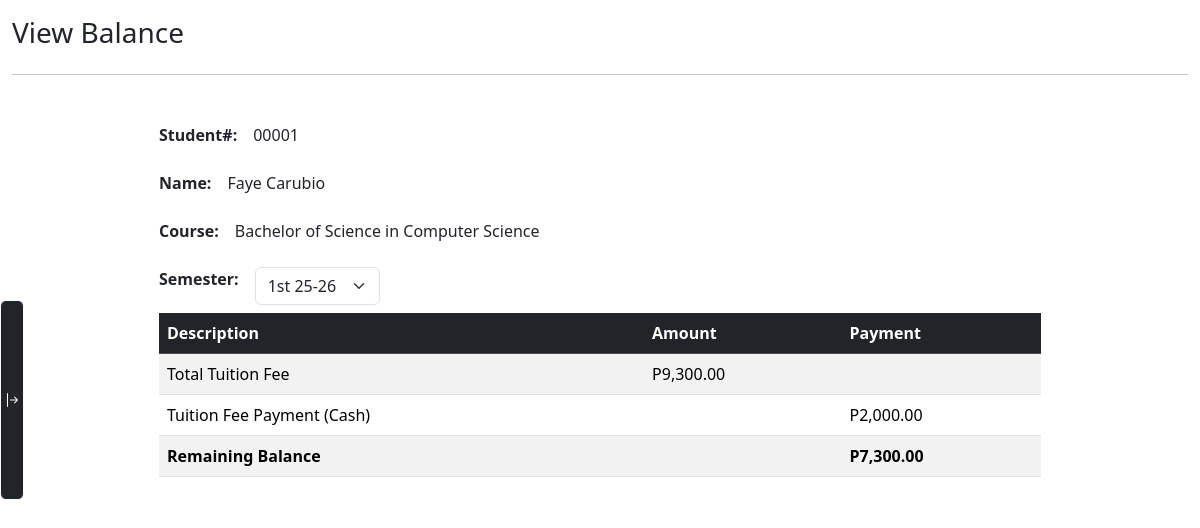
Screenshot of /student/ledger.php (signed in) with the database file from the repository.
### tables this page shows
CREATE TABLE `students` (
  `student_id` int(11) NOT NULL,
  `student_no` varchar(10) DEFAULT NULL,
  `name` varchar(50) DEFAULT NULL,
  `gender` varchar(10) DEFAULT NULL,
  `course_id` int(11) DEFAULT NULL
);

CREATE TABLE `courses` (
  `course_id` int(11) NOT NULL,
  `code` varchar(20) DEFAULT NULL,
  `name` varchar(100) NOT NULL
);

### student/ledger.php (the view, shortened to what this page needs)
<?php
require("../conn.php");
$student_no = $_SESSION['user_name'];
$semester_id = isset($_POST['semester_id']) ? (int)$_POST['semester_id'] : 1;
$student_info = $conn->query("
    SELECT s.student_id AS id, s.student_no AS student_no, s.name, c.name AS course, c.code
    FROM students s
    JOIN courses c ON c.course_id = s.course_id
    WHERE s.student_no = '$student_no'
")->fetch_assoc();
$collection = $conn->query("SELECT *
    FROM collections c
    JOIN students stud ON c.student_id = stud.student_id
    JOIN semesters sem ON c.semester_id = sem.semester_id
    WHERE stud.student_no = $student_no
    AND c.semester_id = $semester_id
");
$subjects = $conn->query("SELECT
    sub.unit AS unit,
    sub.price_unit AS price
    FROM student_subjects ss
    JOIN semesters sem ON ss.semester_id=sem.semester_id
    JOIN subjects sub ON ss.subject_id=sub.subject_id
    JOIN students s ON ss.student_id=s.student_id
    JOIN teachers t ON t.id = sub.teacher_id
    JOIN rooms r ON r.id = sub.room_id
    WHERE s.student_no = $student_no
    AND ss.semester_id=$semester_id
    ");
?>
<!DOCTYPE html>
<html lang="en">
<?php require("../components/head.php"); ?>
<body>
    <div class="container-fluid">
        <div class="row flex-nowrap">
            <?php require("../components/sidebar.php"); ?>
            <div class="col py-3 d-flex flex-column ">
                <div class="d-flex w-100">
                    <h3>View Balance</h3>
                </div>
                <hr>
                <div class="m-4 w-75 align-self-center">
                    <div class="d-flex gap-3 my-2"><b>Student#:</b> <p><?= htmlspecialchars($student_info['student_no']) ?></p></div>
                    <div class="d-flex gap-3 my-2"><b>Name:</b> <p><?= htmlspecialchars($student_info['name']) ?></p></div>
                    <div class="d-flex gap-3 my-2"><b>Course:</b> <p><?= htmlspecialchars($student_info['course']) ?></p></div>
                    <div class="d-flex gap-3 my-2">
                        <b>Semester:</b>
                        <form action="ledger.php" method="POST" id="semester_form">
                            <select autofocus name="semester_id" class="form-select" id="semester_select" onchange="this.form.submit()">
                                <?php
                                $semesters = $conn->query("
                                    SELECT sem.semester_id, sem.code
                                    FROM semesters sem
                                    RIGHT JOIN student_subjects ss ON ss.semester_id = sem.semester_id
                                    JOIN students s ON ss.student_id = s.student_id
                                    WHERE s.student_no = '$student_no'
                                    GROUP BY sem.code
                                ");
                                while ($sem = $semesters->fetch_assoc()):
                                ?>
                                    <option value="<?= $sem['semester_id'] ?>" <?= $semester_id == $sem['semester_id'] ? 'selected' : '' ?>>
                                        <?= htmlspecialchars($sem['code']) ?>
                                    </option>
                                <?php endwhile; ?>
                            </select>
                        </form>
                    </div>
                    <?php
                    $total_fee = 0;
                    while ($row = $subjects->fetch_assoc()) {
                        $price_unit = $row['unit'] * $row['price'];
                        $total_fee += $price_unit;
                    }
                    $total_payment = 0;
                    $payment_rows = [];
                    while ($row = $collection->fetch_assoc()) {
                        if ($row["cash"] > 0) {
                            $payment = $row["cash"];
                            $desc = "Tuition Fee Payment (Cash)";
                        } else {
                            $payment = $row["gcash"];
                            $desc = "Tuition Fee Payment (G-cash)";
                        }
                        $total_payment += $payment;
                        $payment_rows[] = ['description' => $desc, 'amount' => "", 'payment' => "P" . number_format($payment, 2)];
                    }
                    $remaining_fee = $total_fee - $total_payment;
                    ?>
                    <table class="table table-striped table-hover mt-2">
                        <thead class="table-dark">
                            <tr>
                                <th>Description</th>
                                <th>Amount</th>
                                <th>Payment</th>
                            </tr>
                        </thead>
                        <tbody>
                            <tr>
                                <td>Total Tuition Fee</td>
                                <td>P<?= number_format($total_fee, 2) ?></td>
                                <td></td>
                            </tr>
                            <?php foreach ($payment_rows as $p): ?>
                            <tr>
                                <td><?= htmlspecialchars($p['description']) ?></td>
                                <td><?= $p['amount'] ?></td>
                                <td><?= $p['payment'] ?></td>
                            </tr>
                            <?php endforeach; ?>
                            <tr class="fw-bold">
                                <td>Remaining Balance</td>
                                <td></td>
                                <td>P<?= number_format($remaining_fee, 2) ?></td>
                            </tr>
                        </tbody>
                    </table>
                </div>
            </div>
        </div>
    </div>
</body>
</html>

### rows the page displays
students: student_no "00001", name "Faye Carubio", course.name "Bachelor of Science in Computer Science"

### other values shown
$total_fee "9,300.00"
$p['description'] "Tuition Fee Payment (Cash)"
$p['payment'] "P2,000.00"
$remaining_fee "7,300.00"
form field semester_id "1st 25-26"
